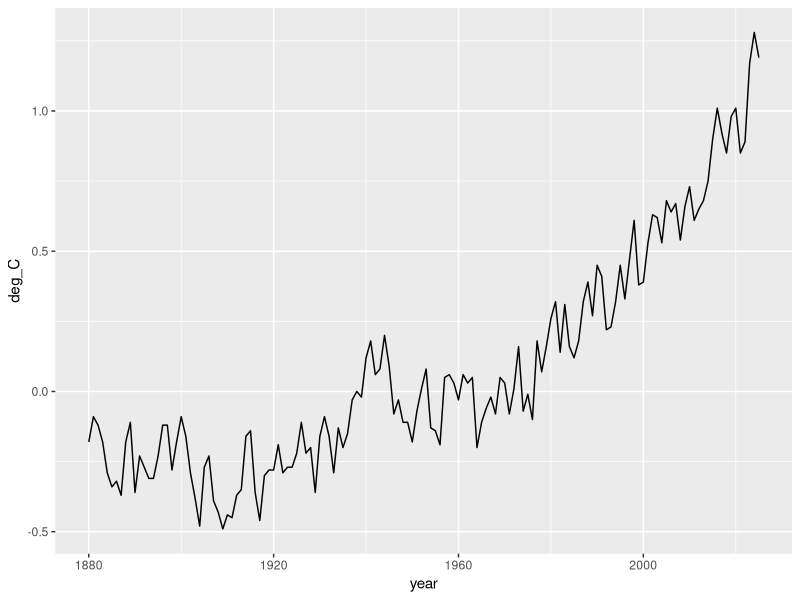
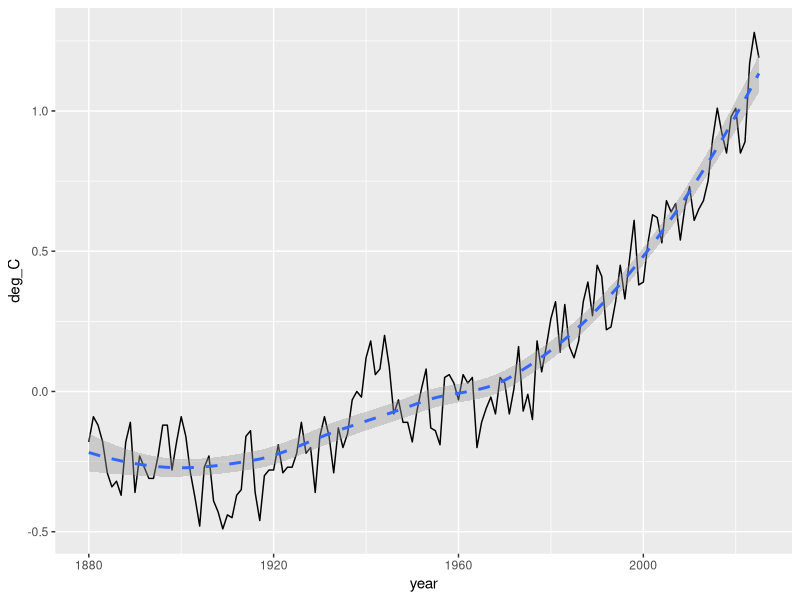
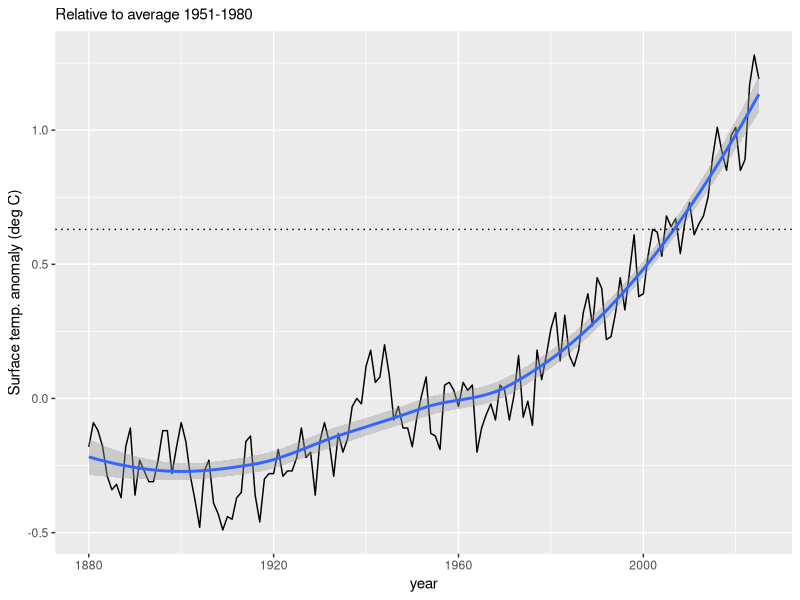
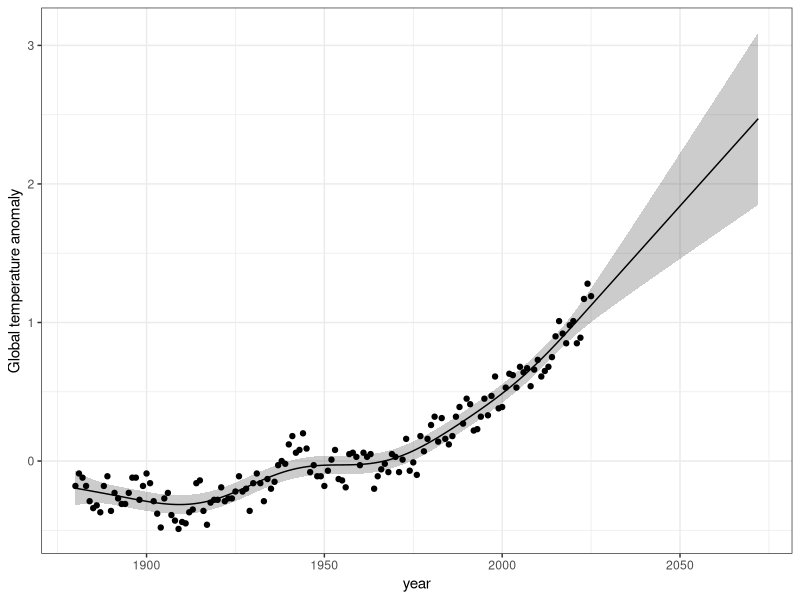

Here is the R script that generated these plots, in order:
## ---- chunk 1
## load R packages
# this makes these packages available to R in this session.
library(tidyverse)
## ---- chunk 2
# read in data
temps <- read.csv(file = "data/global_surface_anomalies_2025.csv", # full file name
                  skip=3, # skip these lines because they contain metadata.
                  header = TRUE # Tell R that the first row is column namaes
                  ) # last parenthesis
## ---- chunk 3
summary(temps)
## ---- chunk 4
## get the min and max
min.anomaly <- min(temps$deg_C)
max.anomaly <- max(temps$deg_C)
## ---- chunk 5
## use the min and the max
# note the two equal signs, a pipe, and then two more equals signs.
subset(temps, deg_C==min.anomaly | deg_C==max.anomaly )
## ---- chunk 6
## Find the anomaly in the year you were born
subset(temps, year==1960) # use your year with two equal signs
## ---- chunk 7
## we will create a plot object and stick it in "p"
p <- ggplot(data=temps, # the data frame to use
       ## aes() stand for "aesthetics"
       aes(x=year, y=deg_C), # define x and y variables to plot
       ) + # closing parenthesis and add a plus sign to add another graphical element
  geom_line() # the type of graph to plot using x and y
## ---- chunk 8
p
## ---- chunk 9
## add a trend line
p + geom_smooth(linetype="dashed")
## ---- chunk 10
# first find the anomaly in 2002
anomaly.2002 <- temps$deg_C[temps$year==2002]
anomaly.2002
p + geom_smooth() +
  labs(
    y="Surface temp. anomaly (deg C)",
    subtitle="Relative to average 1951-1980"
    ) +
  geom_hline(yintercept = anomaly.2002, linetype=3)
## ---- chunk 11
## Load a necessary R package
library(mgcv) # stands for "Mixed Generalized Additive Model Computation Vehicle"
## ---- chunk 12
## Create the model
mod <- gamm(deg_C ~ s(year),  # "deg_C as a function of year
            data=temps, # data frame
          correlation = corCAR1(form=~year), # specify autocorrelation among samples
          method="REML" # fit using restricted maximum likelihood
          )
## ---- chunk 13
## years for fit and prediction
years = data.frame(year=1880:2072)
## ---- chunk 14
## include uncertainty with se.fit = TRUE
preds <- data.frame(
  predict(mod$gam, newdata=years, type="response", se.fit=TRUE)
  )

# combine columns of data frames
my.predictions <- cbind(years, preds)
## ---- chunk 15
# first three lines , and all columns
my.predictions[1:3, ]
## ---- chunk 16
### Create 95% confidence intervals
crit.t.low <- qt(0.025, df = df.residual(mod$gam))
crit.t.high <- qt(0.975, df = df.residual(mod$gam))

### this requires that you loaded the tidyverse package
my.predictions <- my.predictions %>% # my data
  ## transform the data set to include two new columns
  transform(
    upper.conf.lim=fit + (crit.t.high * se.fit),
    lower.conf.lim=fit + (crit.t.low * se.fit))
###
## view the first three rows
my.predictions[1:3, ]
## ---- chunk 17
## basic data and x, y values
g2 <- ggplot(data = my.predictions, aes(x = year, y = fit)) +
  ## adding a wide region or band (a ribbon)
  geom_ribbon(aes(ymin = lower.conf.lim, ymax = upper.conf.lim,
                  x = year),
              alpha = 0.2, fill = "black") +
  ## add the expected local trend
  geom_line() +
  ## adding the points for each year
  geom_point(data = temps, mapping = aes(x = year, y = deg_C),
               inherit.aes = FALSE) +
  ## add a better label for the y axis
  labs(y = "Global temperature anomaly")  +
  ## make this different from what the students SHOULD turn in.
  theme_bw()
## ---- chunk 18
g2
## ---- chunk 19
## First we take a subset of our data set.
a <- subset(temps, year==1950)
b <- subset(temps, year==2022)
increase <- b$deg_C - a$deg_C
increase
## ---- chunk 20
## percent increase for Earth
perc.Earth <- increase / 13.9 * 100

## percent increase for humans
perc.fever <- 2/37 * 100

perc.Earth; perc.fever
